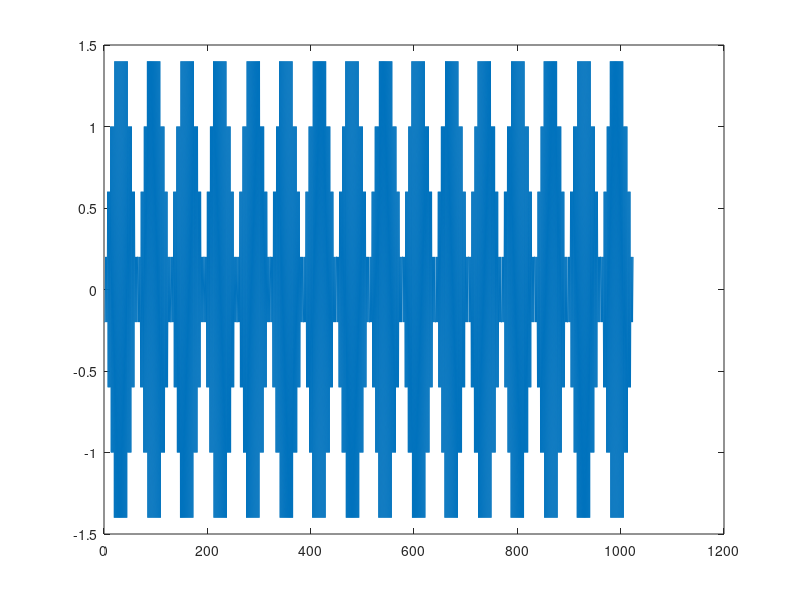

Reproduce this figure in MATLAB.
clear
s=csvread('Sample1024.csv');
vin1 = s(1:1024,2);
plot(vin1)
f1 = abs(fft(vin1));
psig1 = f1(505)^2 + f1(521)^2;
pt1 = sum(f1.^2);
snr1 = psig1/(pt1-psig1);
enob1 = (10*log10(snr1) - 1.76)/6.02;

v2 = vin1(1:128);
f2 = abs(fft(v2));
psig2 = f2(64)^2 + f2(66)^2;
pt2 = sum(f2.^2);
snr2 = psig2/(pt2-psig2);
enob2 = (10*log10(snr2) - 1.76)/6.02;